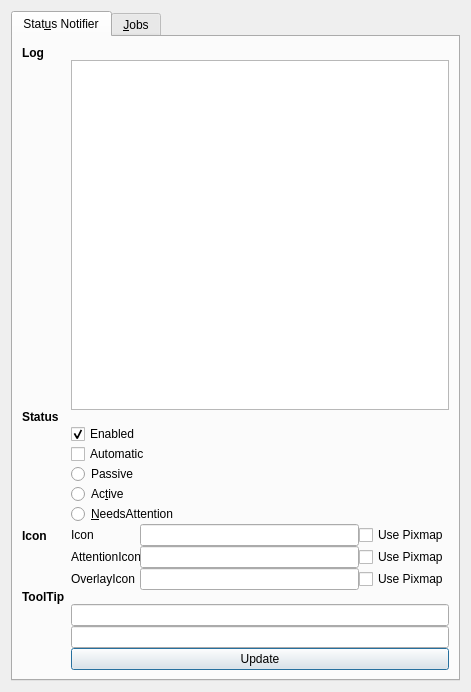
<?xml version="1.0" encoding="UTF-8"?>
<ui version="4.0">
 <class>StatusNotifierTest</class>
 <widget class="QDialog" name="StatusNotifierTest">
  <property name="geometry">
   <rect>
    <x>0</x>
    <y>0</y>
    <width>471</width>
    <height>692</height>
   </rect>
  </property>
  <property name="minimumSize">
   <size>
    <width>0</width>
    <height>100</height>
   </size>
  </property>
  <property name="windowTitle">
   <string>Stat&amp;usNotifier Testap</string>
  </property>
  <property name="windowIcon">
   <iconset theme="lingmo">
    <normaloff>.</normaloff>.</iconset>
  </property>
  <layout class="QHBoxLayout" name="horizontalLayout_2">
   <item>
    <widget class="QTabWidget" name="JobTab">
     <property name="currentIndex">
      <number>0</number>
     </property>
     <widget class="QWidget" name="tab">
      <attribute name="title">
       <string>Stat&amp;us Notifier</string>
      </attribute>
      <layout class="QFormLayout" name="formLayout">
       <property name="verticalSpacing">
        <number>0</number>
       </property>
       <item row="0" column="0">
        <widget class="QLabel" name="label_4">
         <property name="text">
          <string>&lt;html&gt;&lt;head/&gt;&lt;body&gt;&lt;p&gt;&lt;span style=&quot; font-weight:600;&quot;&gt;Log&lt;/span&gt;&lt;/p&gt;&lt;/body&gt;&lt;/html&gt;</string>
         </property>
        </widget>
       </item>
       <item row="1" column="1">
        <widget class="QTextEdit" name="logEdit">
         <property name="minimumSize">
          <size>
           <width>0</width>
           <height>120</height>
          </size>
         </property>
         <property name="readOnly">
          <bool>true</bool>
         </property>
        </widget>
       </item>
       <item row="2" column="0">
        <widget class="QLabel" name="label">
         <property name="text">
          <string>&lt;b&gt;Status&lt;/b&gt;</string>
         </property>
        </widget>
       </item>
       <item row="3" column="1">
        <widget class="QCheckBox" name="enabledCheck">
         <property name="text">
          <string>Enabled</string>
         </property>
         <property name="checked">
          <bool>true</bool>
         </property>
        </widget>
       </item>
       <item row="4" column="1">
        <widget class="QCheckBox" name="statusAuto">
         <property name="text">
          <string>Automatic</string>
         </property>
        </widget>
       </item>
       <item row="5" column="1">
        <widget class="QRadioButton" name="statusPassive">
         <property name="text">
          <string>Passive</string>
         </property>
        </widget>
       </item>
       <item row="6" column="1">
        <widget class="QRadioButton" name="statusActive">
         <property name="text">
          <string>Ac&amp;tive</string>
         </property>
        </widget>
       </item>
       <item row="7" column="1">
        <widget class="QRadioButton" name="statusNeedsAttention">
         <property name="text">
          <string>&amp;NeedsAttention</string>
         </property>
        </widget>
       </item>
       <item row="8" column="0">
        <widget class="QLabel" name="label_3">
         <property name="text">
          <string>&lt;b&gt;Icon&lt;/b&gt;</string>
         </property>
        </widget>
       </item>
       <item row="9" column="0">
        <widget class="QLabel" name="label_2">
         <property name="text">
          <string>&lt;b&gt;ToolTip&lt;/b&gt;</string>
         </property>
        </widget>
       </item>
       <item row="11" column="1">
        <widget class="QLineEdit" name="tooltipText"/>
       </item>
       <item row="12" column="1">
        <widget class="QLineEdit" name="tooltipSubtext"/>
       </item>
       <item row="13" column="1">
        <widget class="QPushButton" name="updateButton">
         <property name="text">
          <string>Update</string>
         </property>
        </widget>
       </item>
       <item row="8" column="1">
        <layout class="QFormLayout" name="iconsLayout">
         <item row="1" column="0">
          <widget class="QLabel" name="label_8">
           <property name="text">
            <string>Icon</string>
           </property>
          </widget>
         </item>
         <item row="2" column="0">
          <widget class="QLabel" name="label_9">
           <property name="text">
            <string>AttentionIcon</string>
           </property>
          </widget>
         </item>
         <item row="3" column="0">
          <widget class="QLabel" name="label_10">
           <property name="text">
            <string>OverlayIcon</string>
           </property>
          </widget>
         </item>
         <item row="1" column="1">
          <layout class="QHBoxLayout" name="iconLayout">
           <item>
            <widget class="QLineEdit" name="iconName"/>
           </item>
           <item>
            <widget class="QCheckBox" name="iconPixmapCheckbox">
             <property name="text">
              <string>Use Pixmap</string>
             </property>
            </widget>
           </item>
          </layout>
         </item>
         <item row="2" column="1">
          <layout class="QHBoxLayout" name="attentionIconLayout">
           <item>
            <widget class="QLineEdit" name="attentionIconName"/>
           </item>
           <item>
            <widget class="QCheckBox" name="attentionIconPixmapCheckbox">
             <property name="text">
              <string>Use Pixmap</string>
             </property>
            </widget>
           </item>
          </layout>
         </item>
         <item row="3" column="1">
          <layout class="QHBoxLayout" name="overlayIconLayout">
           <item>
            <widget class="QLineEdit" name="overlayIconName"/>
           </item>
           <item>
            <widget class="QCheckBox" name="overlayIconPixmapCheckbox">
             <property name="text">
              <string>Use Pixmap</string>
             </property>
            </widget>
           </item>
          </layout>
         </item>
        </layout>
       </item>
      </layout>
     </widget>
     <widget class="QWidget" name="tab_2">
      <attribute name="title">
       <string>&amp;Jobs</string>
      </attribute>
      <layout class="QFormLayout" name="formLayout_2">
       <property name="verticalSpacing">
        <number>0</number>
       </property>
       <item row="0" column="0">
        <widget class="QLabel" name="label_5">
         <property name="text">
          <string>&lt;b&gt;Job Control&lt;/b&gt;</string>
         </property>
        </widget>
       </item>
       <item row="4" column="0">
        <widget class="QLabel" name="label_6">
         <property name="text">
          <string>&lt;b&gt;Progress&lt;/b&gt;</string>
         </property>
        </widget>
       </item>
       <item row="6" column="1">
        <widget class="QProgressBar" name="jobProgressBar">
         <property name="value">
          <number>0</number>
         </property>
        </widget>
       </item>
       <item row="7" column="0">
        <widget class="QLabel" name="label_7">
         <property name="text">
          <string>&lt;b&gt;Naming&lt;/b&gt;</string>
         </property>
        </widget>
       </item>
       <item row="8" column="1">
        <widget class="QLineEdit" name="nameText"/>
       </item>
       <item row="10" column="1">
        <widget class="QLineEdit" name="subText"/>
       </item>
       <item row="2" column="1">
        <widget class="QSlider" name="speedSlider">
         <property name="minimum">
          <number>1</number>
         </property>
         <property name="maximum">
          <number>10</number>
         </property>
         <property name="pageStep">
          <number>10</number>
         </property>
         <property name="value">
          <number>5</number>
         </property>
         <property name="orientation">
          <enum>Qt::Horizontal</enum>
         </property>
         <property name="tickPosition">
          <enum>QSlider::TicksBelow</enum>
         </property>
         <property name="tickInterval">
          <number>1</number>
         </property>
        </widget>
       </item>
       <item row="1" column="1">
        <widget class="QCheckBox" name="jobEnabledCheck">
         <property name="text">
          <string>Job Started</string>
         </property>
        </widget>
       </item>
      </layout>
     </widget>
    </widget>
   </item>
  </layout>
 </widget>
 <resources/>
 <connections/>
</ui>
